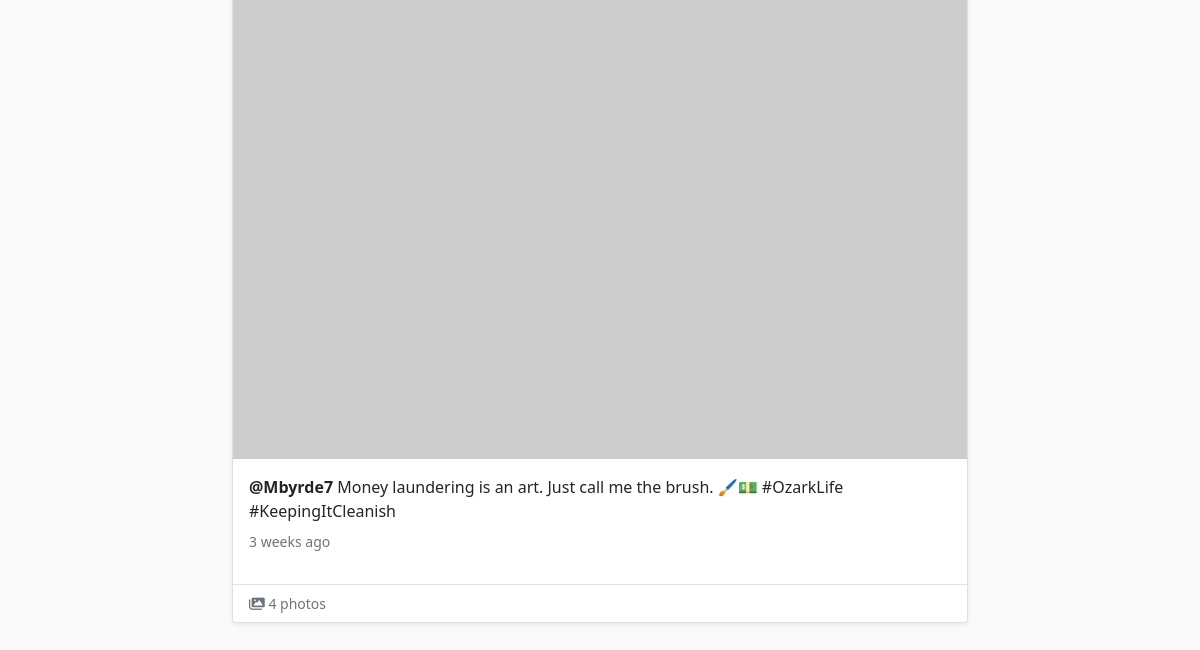
Before: /mini_insta/post/5 (lower part) with the older database file.
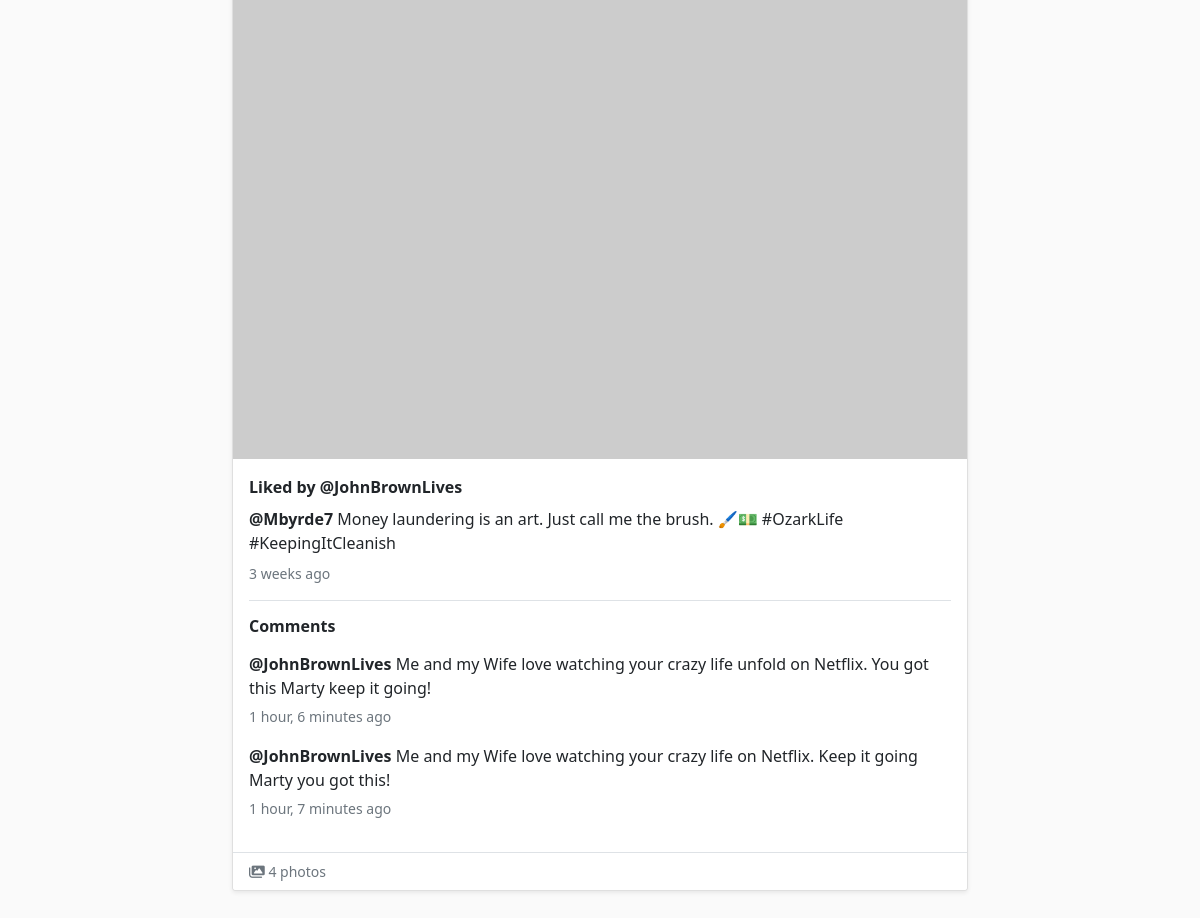
After: the same page with the newer database file.
### mini_insta/models.py (models this page shows, shortened)
class Photo(models.Model):
    post = models.ForeignKey(Post, on_delete=models.CASCADE, related_name='photos')
    image_url = models.URLField(max_length=200, blank=True)
    image_file = models.ImageField(upload_to='photos/', blank=True) #New: for uploaded files
    timestamp = models.DateTimeField(default=timezone.now)
    def get_image_url(self):
        if self.image_file:
            return self.image_file.url
        else:
            return self.image_url
    class Meta:
        ordering = ['timestamp']

class Like(models.Model):
    post = models.ForeignKey(Post, on_delete=models.CASCADE, related_name='likes')
    profile = models.ForeignKey(Profile, on_delete=models.CASCADE, related_name='likes')
    timestamp = models.DateTimeField(default=timezone.now)
    class Meta:
        unique_together = ('post', 'profile')  # One like per user per post

class Profile(models.Model):
    user = models.ForeignKey(User, on_delete=models.CASCADE, related_name='profile')
    username = models.CharField(max_length=50, unique=True)
    display_name = models.CharField(max_length=100)
    profile_image_url = models.URLField(max_length=200)
    bio_text = models.TextField(max_length=500)
    join_date = models.DateTimeField(default=timezone.now)
    class Meta:
        ordering = ['username']

class Comment(models.Model):
    post = models.ForeignKey(Post, on_delete=models.CASCADE, related_name='comments')
    profile = models.ForeignKey(Profile, on_delete=models.CASCADE, related_name='comments')
    text = models.TextField(max_length=500)
    timestamp = models.DateTimeField(default=timezone.now)
    class Meta:
        ordering = ['-timestamp']

### mini_insta/views.py (the view)
# urls.py: path('post/<int:pk>', views.PostDetailView.as_view(), name='show_post'),
class PostDetailView(DetailView):
    model = Post
    template_name = 'mini_insta/show_post.html'
    context_object_name = 'post'

### mini_insta/models.py (called while the page is built)
    def get_all_photos(self):
        return Photo.objects.filter(post=self).order_by('timestamp')

    def get_all_comments(self):
        return Comment.objects.filter(post=self).order_by('-timestamp')

    def get_likes(self):
        return Like.objects.filter(post=self)

### mini_insta/templates/mini_insta/show_post.html (shortened to what this page needs)
{% extends 'mini_insta/base.html' %}
{% block content %}
<div class="row justify-content-center">
    <div class="col-lg-8 col-12">
        <div class="card shadow-sm">
            <div class="post-photos">
                {% for photo in post.get_all_photos %}
                <div class="post-photo-container">
                    <img src="{{ photo.get_image_url }}"
                         class="post-detail-image"
                         alt="Photo {{ forloop.counter }}"
                         onerror="this.src='https://via.placeholder.com/600x600/f0f0f0/999999?text=Image+Not+Found'">
                </div>
                {% empty %}
                <div class="text-center py-5 bg-light">
                    <i class="fas fa-image fa-3x text-muted mb-3"></i>
                    <p class="text-muted">No photos attached to this post</p>
                </div>
                {% endfor %}
            </div>
            <div class="card-body">
                {% if post.get_likes.count > 0 %}
                <p class="mb-2">
                    <strong>
                        Liked by
                        {% with first_like=post.get_likes.first %}
                            @{{ first_like.profile.username }}
                        {% endwith %}
                    </strong>
                </p>
                {% endif %}
                <p class="mb-2">
                    <a href="{% url 'show_profile' post.profile.pk %}" class="text-decoration-none text-dark">
                        <strong>@{{ post.profile.username }}</strong>
                    </a>
                    {{ post.caption }}
                </p>
                <small class="text-muted d-block mb-3">{{ post.timestamp|timesince }} ago</small>
                {% if post.get_all_comments %}
                <div class="border-top pt-3">
                    <h6 class="mb-3"><strong>Comments</strong></h6>
                    {% for comment in post.get_all_comments %}
                    <div class="mb-3">
                        <p class="mb-1">
                            <a href="{% url 'show_profile' comment.profile.pk %}" class="text-decoration-none text-dark">
                                <strong>@{{ comment.profile.username }}</strong>
                            </a>
                            {{ comment.text }}
                        </p>
                        <small class="text-muted">{{ comment.timestamp|timesince }} ago</small>
                    </div>
                    {% endfor %}
                </div>
                {% endif %}
            </div>
            {% if post.get_all_photos.count > 0 %}
            <div class="card-footer bg-white text-muted small border-top">
                <i class="fas fa-images"></i> {{ post.get_all_photos.count }} photo{{ post.get_all_photos.count|pluralize }}
            </div>
            {% endif %}
        </div>
    </div>
</div>
{% endblock %}

Changed rows visible on the page:
added Like: profile.username "JohnBrownLives"
added Comment: profile.username "JohnBrownLives", text "Me and my Wife love watching your crazy life unfold on Netflix. You got this Marty keep it going!", timestamp "1 hour, 6 minutes"
added Comment: profile.username "JohnBrownLives", text "Me and my Wife love watching your crazy life on Netflix. Keep it going Marty you got this!", timestamp "1 hour, 7 minutes"
Other visible differences:
text now shown: "Liked by @ Comments"
